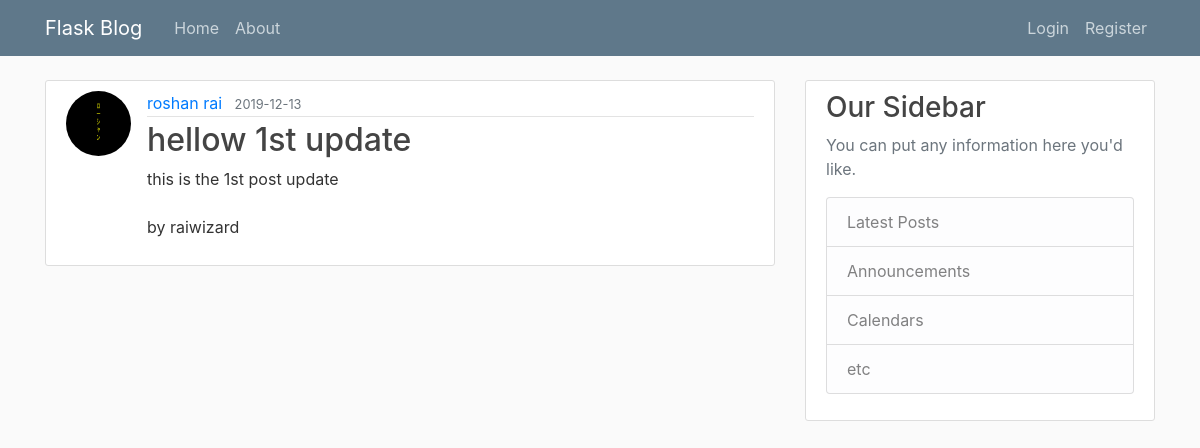
/post/1, run on the app's committed database.
### flaskblog/model.py (models this page shows, shortened)
class User(db.Model,UserMixin):
    id=db.Column(db.Integer,primary_key=True)
    username=db.Column(db.String(20),unique=True,nullable=False)
    email=db.Column(db.String(120),unique=True,nullable=False)
    image_file=db.Column(db.String(20),nullable=False,default='default.jpg')
    password=db.Column(db.String(60),nullable=False)
    posts=db.relationship('Post',backref='author',lazy=True)  #here P is capital coz it is refering the Post class

class Post(db.Model):
    id=db.Column(db.Integer,primary_key=True)
    title=db.Column(db.String(100),nullable=False)
    date_posted=db.Column(db.DateTime,nullable=False,default=datetime.utcnow)
    content=db.Column(db.Text,nullable=False)
    user_id=db.Column(db.Integer,db.ForeignKey('user.id'),nullable=False)  #here the u is smaller coz we are accesing column from table

### flaskblog/routes.py (the view)
@app.route("/post/<int:post_id>") #here we will recive postid in route
def post(post_id):
    post=Post.query.get_or_404(post_id) #specific single post , post_id
    return render_template('post.html', title=post.title ,post=post)

### flaskblog/templates/post.html (shortened to what this page needs)
{% extends "layout.html" %}
{%block content %}
          <article class="media content-section">
            <img class="rounded-circle article-img" src="{{ url_for('static', filename='profile_pic/' + post.author.image_file )}}">
            <div class="media-body">
              <div class="article-metadata">
                <a class="mr-2" href="#">{{ post.author.username }}</a>
                <small class="text-muted">{{ post.date_posted.strftime('%Y-%m-%d') }}</small>
              </div>
              <h2 class="article-title">{{ post.title }}</a></h2>
              <p class="article-content">{{ post.content }}</p>
            </div>
          </article>
{% endblock content %}

### flaskblog/static/main.css (style rules this page uses)
h1, h2, h3, h4, h5, h6 { color: #444444; }
.content-section { background: #ffffff; padding: 10px 20px; border: 1px solid #dddddd; border-radius: 3px; margin-bottom: 20px; }
.article-title { color: #444444; }
.article-content { white-space: pre-line; }
.article-img { height: 65px; width: 65px; margin-right: 16px; }
.article-metadata { padding-bottom: 1px; margin-bottom: 4px; border-bottom: 1px solid #e3e3e3 }

### data on the page
User: image_file (picture), author.username "roshan rai"
Post: date_posted "2019-12-13", title "hellow 1st update", content "this is the 1st post update by raiwizard"
